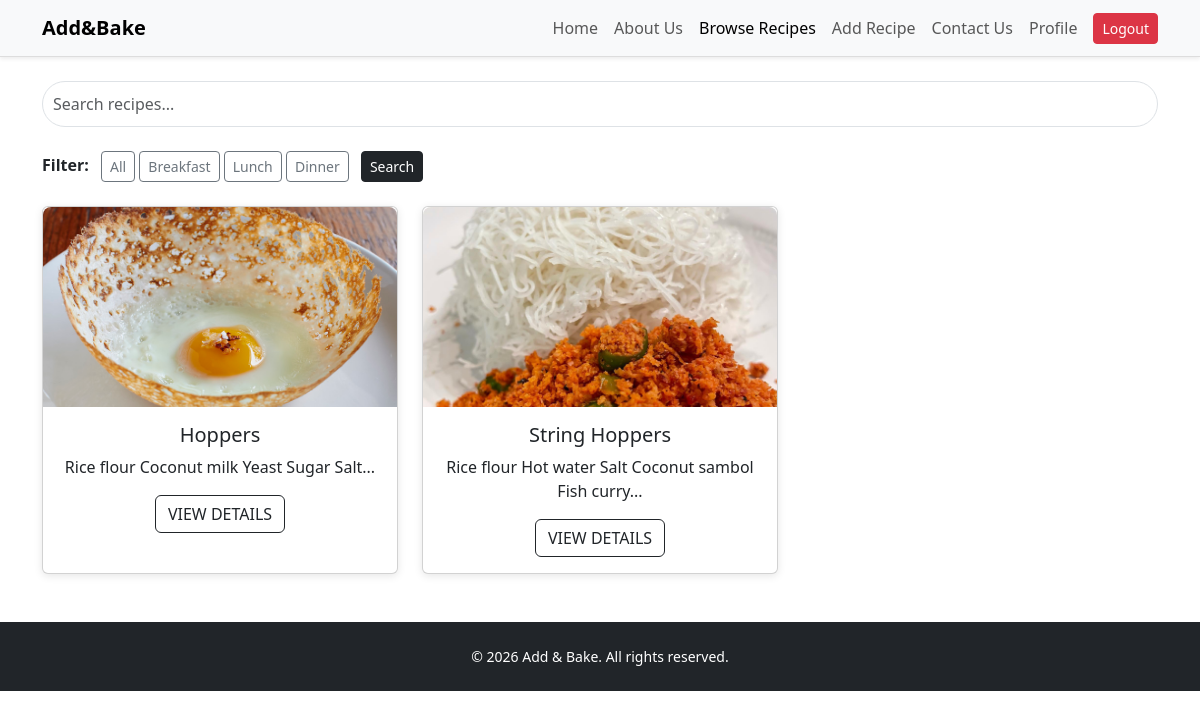
The app's page /recipes.php?category=Breakfast (signed in) with its own data.
### tables this page shows
CREATE TABLE recipes (
    id INT AUTO_INCREMENT PRIMARY KEY,
    title VARCHAR(255) NOT NULL,
    category VARCHAR(100) NOT NULL,
    ingredients TEXT NOT NULL,
    instructions TEXT NOT NULL,
    image VARCHAR(255) DEFAULT NULL,
    user_id INT NOT NULL,
    created_at TIMESTAMP DEFAULT CURRENT_TIMESTAMP,
    FOREIGN KEY (user_id) REFERENCES users(id) ON DELETE CASCADE
);

### recipes.php (the view, shortened to what this page needs)
<?php
include("includes/db.php");
$search = trim($_GET['search'] ?? '');
$category = trim($_GET['category'] ?? '');
$sql = "SELECT id, title, category, ingredients, image FROM recipes WHERE 1=1";
$params = [];
$types = "";
if (!empty($category) && strtolower($category) !== "all") {
    $sql .= " AND category = ?";
    $params[] = $category;
    $types .= "s";
}
$sql .= " ORDER BY id DESC";
$stmt = $conn->prepare($sql);
if (!empty($params)) {
    $stmt->bind_param($types, ...$params);
}
$stmt->execute();
$result = $stmt->get_result();
?>
<!DOCTYPE html>
<html lang="en">
<head>
  <link rel="stylesheet" href="css/styles.css" />
  <link href="https://cdn.jsdelivr.net/npm/bootstrap@5.3.2/dist/css/bootstrap.min.css" rel="stylesheet" />
</head>
<body>
<nav class="navbar navbar-expand-lg navbar-light bg-light shadow-sm">
  <div class="container">
    <a class="navbar-brand fw-bold" href="index.php">Add&Bake</a>
    <div class="collapse navbar-collapse" id="navbarNav">
      <ul class="navbar-nav ms-auto align-items-center">
        <li class="nav-item"><a class="nav-link" href="index.php">Home</a></li>
        <li class="nav-item"><a class="nav-link" href="about.php">About Us</a></li>
        <li class="nav-item"><a class="nav-link active" href="recipes.php">Browse Recipes</a></li>
        <li class="nav-item"><a class="nav-link" href="add_recipe.php">Add Recipe</a></li>
        <li class="nav-item"><a class="nav-link" href="contact.php">Contact Us</a></li>
        <li class="nav-item"><a class="nav-link" href="profile.php">Profile</a></li>
        <li class="nav-item ms-2"><a class="btn btn-danger btn-sm" href="auth/logout.php">Logout</a></li>
      </ul>
    </div>
  </div>
</nav>
<div class="container mt-4">
  <form method="GET" action="recipes.php">
    <input
      type="search"
      name="search"
      class="form-control mb-4"
      placeholder="Search recipes..."
      value="<?php echo htmlspecialchars($search); ?>"
    />
    <div class="mb-4">
      <strong>Filter:</strong>
      <a href="recipes.php?category=all&search=<?php echo urlencode($search); ?>" class="btn btn-outline-secondary btn-sm ms-2">All</a>
      <a href="recipes.php?category=Breakfast&search=<?php echo urlencode($search); ?>" class="btn btn-outline-secondary btn-sm">Breakfast</a>
      <a href="recipes.php?category=Lunch&search=<?php echo urlencode($search); ?>" class="btn btn-outline-secondary btn-sm">Lunch</a>
      <a href="recipes.php?category=Dinner&search=<?php echo urlencode($search); ?>" class="btn btn-outline-secondary btn-sm">Dinner</a>
      <button type="submit" class="btn btn-dark btn-sm ms-2">Search</button>
    </div>
  </form>
  <div class="row g-4">
    <?php if ($result->num_rows > 0): ?>
      <?php while ($recipe = $result->fetch_assoc()): ?>
        <div class="col-md-4">
          <div class="card h-100">
            <img
              src="<?php echo !empty($recipe['image']) ? htmlspecialchars($recipe['image']) : 'images/chicken curry.jpg'; ?>"
              class="card-img-top"
              alt="<?php echo htmlspecialchars($recipe['title']); ?>"
            />
            <div class="card-body text-center">
              <h5><?php echo htmlspecialchars($recipe['title']); ?></h5>
              <p><?php echo htmlspecialchars(substr($recipe['ingredients'], 0, 80)); ?>...</p>
              <a href="recipe_details.php?id=<?php echo $recipe['id']; ?>" class="btn btn-outline-dark">VIEW DETAILS</a>
            </div>
          </div>
        </div>
      <?php endwhile; ?>
    <?php else: ?>
      <div class="col-12">
        <div class="alert alert-warning text-center">No recipes found.</div>
      </div>
    <?php endif; ?>
  </div>
</div>
<footer class="bg-dark text-white text-center mt-5 p-4">
  <p>© 2026 Add & Bake. All rights reserved.</p>
</footer>
</body>
</html>

### css/styles.css (style rules this page uses)
body { font-family: Arial, sans-serif; background:#f5f5f5; margin:0; padding:0; }
.navbar { border-bottom:1px solid #ddd; }
.navbar-brand { font-weight:bold; font-size:20px; }
.card { border:none; box-shadow:0 2px 8px rgba(0,0,0,0.1); border-radius:8px; transition:0.3s; }
.card img { height:200px; object-fit:cover; border-top-left-radius:8px; border-top-right-radius:8px; }
input[type="search"] { border-radius:25px; padding:10px; }
footer { background:#222; color:white; text-align:center; padding:20px; margin-top:40px; }
footer p { margin:0; font-size:14px; }
.btn-outline-dark, .btn-primary, .btn-dark, .btn-danger { border-radius:25px; }

### records on screen
recipes: image (picture), title "Hoppers", ingredients "Rice flour Coconut milk Yeast Sugar Salt"
recipes: image (picture), title "String Hoppers", ingredients "Rice flour Hot water Salt Coconut sambol Fish curry"
